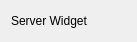
<?xml version="1.0" encoding="UTF-8"?>
<ui version="4.0">
 <class>ServerWidget</class>
 <widget class="QWidget" name="ServerWidget">
  <property name="geometry">
   <rect>
    <x>0</x>
    <y>0</y>
    <width>137</width>
    <height>42</height>
   </rect>
  </property>
  <property name="windowTitle">
   <string>Form</string>
  </property>
  <layout class="QGridLayout" name="gridLayout">
   <item row="0" column="0">
    <widget class="QLabel" name="label">
     <property name="text">
      <string>Server Widget</string>
     </property>
    </widget>
   </item>
  </layout>
 </widget>
 <resources/>
 <connections/>
</ui>
